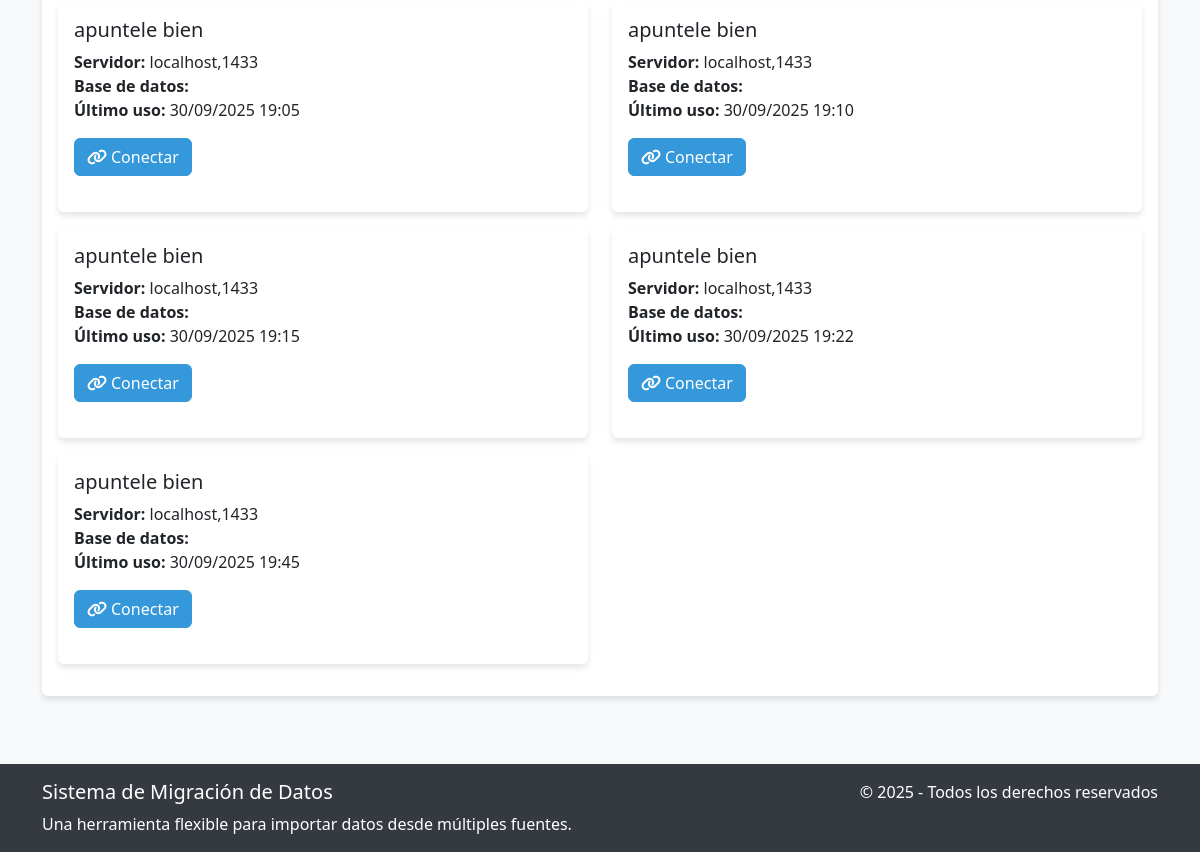
/automatizacion/process/new/ (lower part), run on an earlier commit of the app's database.
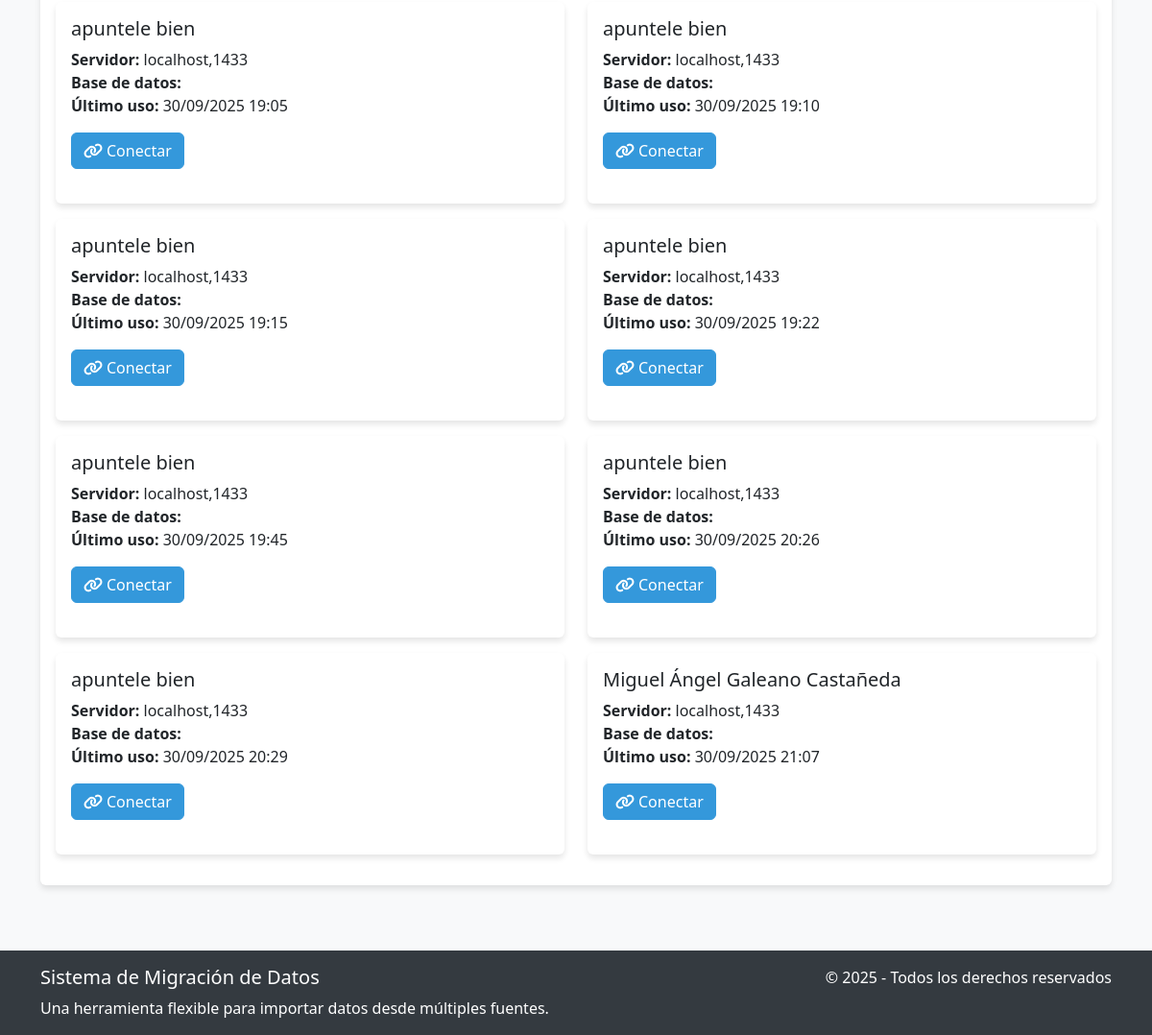
And on a later commit of the database.
### automatizacion/models.py (models this page shows, shortened)
class DatabaseConnection(models.Model):
    name = models.CharField(max_length=100)
    server = models.CharField(max_length=255)
    username = models.CharField(max_length=100)
    password = models.CharField(max_length=255)
    port = models.IntegerField(default=1433)
    created_at = models.DateTimeField(auto_now_add=True)
    last_used = models.DateTimeField(null=True, blank=True)
    selected_database = models.CharField(max_length=100, blank=True, null=True)
    available_databases = models.JSONField(null=True, blank=True)

### automatizacion/views.py (the view)
# urls.py: path('process/new/', views.new_process, name='new_process'),
def new_process(request):
    context = {
        'source_types': [
            {'id': 'excel', 'name': 'Excel (.xlsx)'},
            {'id': 'csv', 'name': 'CSV'},
            {'id': 'sql', 'name': 'SQL Server'}
        ],
        'connections': DatabaseConnection.objects.all()
    }
    return render(request, 'automatizacion/new_process.html', context)

### proyecto_automatizacion/templates/automatizacion/new_process.html (shortened to what this page needs)
{% extends "base.html" %}
{% block content %}
{% if connections %}
<div class="row">
    <div class="col-md-12">
        <div class="card">
            <div class="card-body">
                <div class="row">
                    {% for connection in connections %}
                        <div class="col-md-6 mb-3">
                            <div class="card h-100">
                                <div class="card-body">
                                    <h5 class="card-title">{{ connection.name }}</h5>
                                    <p class="card-text">
                                        <strong>Servidor:</strong> {{ connection.server }}<br>
                                        <strong>Base de datos:</strong> {{ connection.database }}<br>
                                        <strong>Último uso:</strong> {% if connection.last_used %}{{ connection.last_used|date:"d/m/Y H:i" }}{% else %}Nunca{% endif %}
                                    </p>
                                    <a href="{% url 'automatizacion:list_sql_tables' connection.id %}" class="btn btn-primary">
                                        <i class="fas fa-link me-1"></i>Conectar
                                    </a>
                                </div>
                            </div>
                        </div>
                    {% endfor %}
                </div>
            </div>
        </div>
    </div>
</div>
{% endif %}
{% endblock %}

What changed in the data, as far as the page shows it:
added DatabaseConnection: name "apuntele bien", server "localhost,1433", last_used "30/09/2025 20:26"
added DatabaseConnection: name "apuntele bien", server "localhost,1433", last_used "30/09/2025 20:29"
added DatabaseConnection: name "Miguel Ángel Galeano Castañeda", server "localhost,1433", last_used "30/09/2025 21:07"
